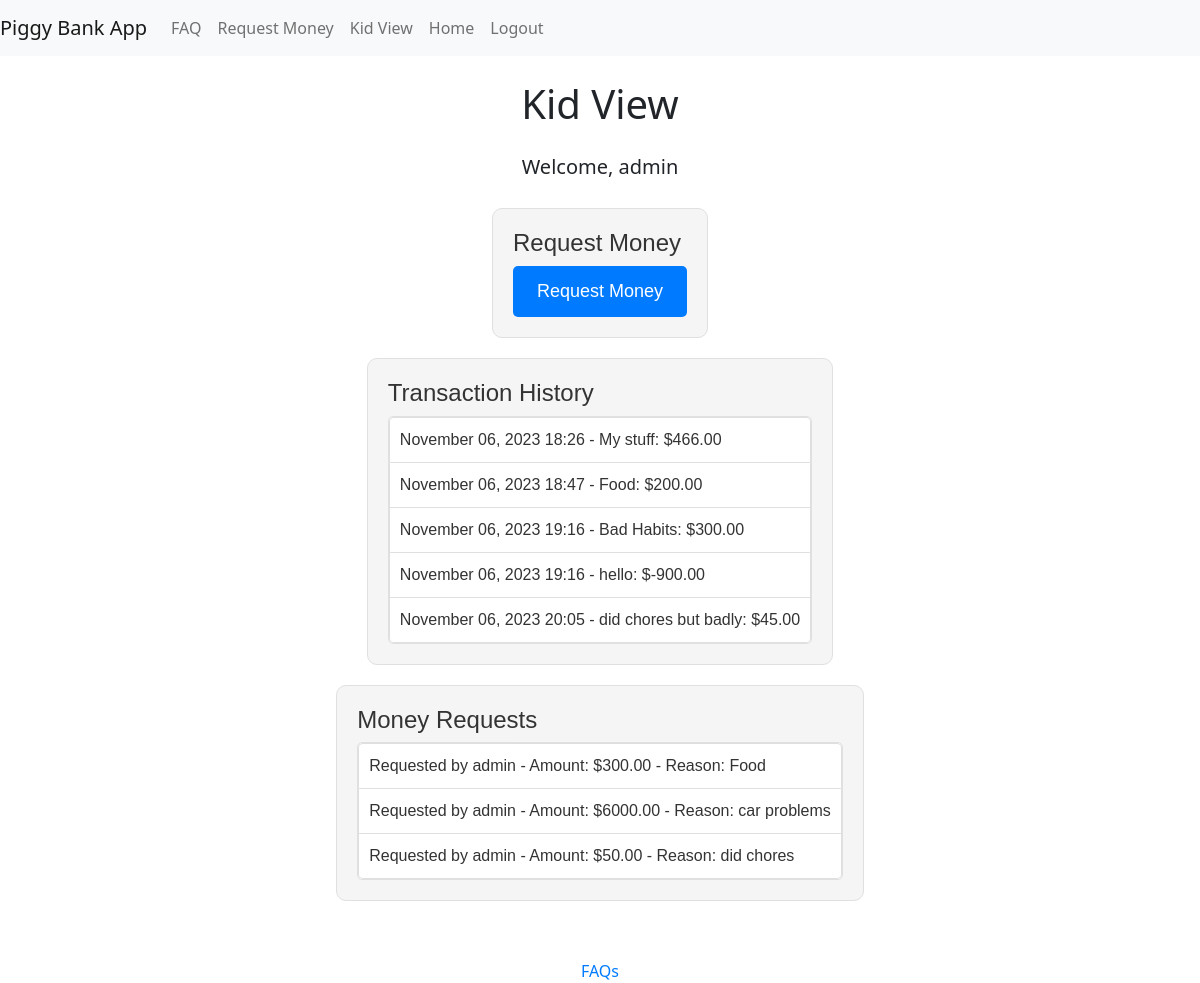
/kid_view/ (signed in), run on the app's committed database.
### transactions/models.py (models this page shows, shortened)
class Transaction(models.Model):
    amount = models.DecimalField(max_digits=15, decimal_places=2)
    reason = models.CharField(max_length=100)
    category = models.CharField(max_length=50, default="Other")
    date = models.DateTimeField(auto_now_add=True)

class MoneyRequest(models.Model):
    requester = models.ForeignKey(User, on_delete=models.CASCADE)
    amount = models.DecimalField(max_digits=10, decimal_places=2)
    reason = models.CharField(max_length=100)
    category = models.CharField(max_length=20)
    status = models.CharField(max_length=20, default='pending')

### transactions/views.py (the view)
# urls.py: path('kid_view/', views.kid_view, name='kid_view'),
@login_required
def kid_view(request):
    if request.user.is_authenticated:
        transactions = Transaction.objects.all()
        money_requests = MoneyRequest.objects.filter(requester=request.user)
    else:
        transactions = []
        money_requests = []
    return render(request, 'transactions/kid_view.html', {'transactions': transactions, 'money_requests': money_requests})

### transactions/templates/transactions/kid_view.html (shortened to what this page needs)
{% extends "transactions/base.html" %}
{% load static %}
{% block content %}
    <div class="text-center mt-4">
        <h1 class="mb-4">Kid View</h1>
        {% if user.is_authenticated %}
            <p class="lead">Welcome, {{ user.username }}</p>
        {% else %}
            <p class="lead">Welcome to the Kid View</p>
        {% endif %}
    </div>
    <div class="kid-view-container">
        {% if user.is_authenticated %}
            <div class="kid-view-section">
                <h2 class="kid-view-heading">Request Money</h2>
                <a href="{% url 'request_money' %}" class="btn kid-view-button">Request Money</a>
            </div>
            <div class="kid-view-section">
                <h2 class="kid-view-heading">Transaction History</h2>
                <ul class="list-group kid-view-list">
                    {% for transaction in transactions %}
                        <li class="list-group-item kid-view-item">
                            {{ transaction.date|date:"F d, Y H:i" }} - {{ transaction.reason }}: ${{ transaction.amount|floatformat:2 }}
                        </li>
                    {% endfor %}
                </ul>
            </div>
            <div class="kid-view-section">
                <h2 class="kid-view-heading">Money Requests</h2>
                <ul class="list-group kid-view-list">
                    {% for money_request in money_requests %}
                        <li class="list-group-item kid-view-item">
                            Requested by {{ money_request.requester.username }} - Amount: ${{ money_request.amount|floatformat:2 }} - Reason: {{ money_request.reason }}
                        </li>
                    {% endfor %}
                </ul>
            </div>
        {% endif %}
    </div>
    <div class="text-center mt-5">
        <a href="{% url 'faq' %}" class="kid-view-link">FAQs</a>
    </div>
</div>
{% endblock %}

### transactions/templates/transactions/base.html (shortened to what this page needs)
<!DOCTYPE html>
<html lang="en">
  <head>
    <link
      rel="stylesheet"
      href="https://cdn.jsdelivr.net/npm/bootstrap@5.0.0/dist/css/bootstrap.min.css"
    />
  </head>
  <body>
    {% include "transactions/navbar.html" %}
    <div class="container">{% block content %} {% endblock %}</div>
  </body>
</html>

### transactions/templates/transactions/navbar.html (shortened to what this page needs)
<nav class="navbar navbar-expand navbar-light bg-light">
    <a class="navbar-brand" href="{% url 'home' %}">Piggy Bank App</a>
    <div class="collapse navbar-collapse" id="navbarNav">
        <ul class="navbar-nav ml-auto">
            <li class="nav-item">
                <a class="nav-link" href="{% url 'faq' %}">FAQ</a>
            </li>
            <li class="nav-item">
                <a class="nav-link" href="{% url 'request_money' %}">Request Money</a>
            </li>
            <li class="nav-item">
                <a class="nav-link" href="{% url 'kid_view' %}">Kid View</a>
            </li>
            {% if user.is_authenticated %}
                <li class="nav-item">
                    <a class="nav-link" href="{% url 'home' %}">Home</a>
                </li>
                <li class="nav-item">
                    <a class="nav-link" href="{% url 'custom_logout' %}">Logout</a>
                </li>
            {% else %}
                <li class="nav-item">
                    <a class="nav-link" href="{% url 'login' %}">Login</a>
                </li>
            {% endif %}
        </ul>
    </div>
</nav>

### transactions/templates/transactions/kid_view.html (style rules this page uses)
.kid-view-container { display: flex; flex-direction: column; align-items: center; font-family: Arial, sans-serif; }
.kid-view-section { background-color: #f5f5f5; border: 1px solid #e0e0e0; padding: 20px; margin: 10px; border-radius: 10px; }
.kid-view-heading { color: #333; font-size: 24px; }
.kid-view-button { background-color: #007bff; color: white; border: none; padding: 12px 24px; border-radius: 5px; text-decoration: none; font-size: 18px; transition: background-color 0.3s; }
.kid-view-list { background-color: #fff; border: 1px solid #e0e0e0; border-radius: 5px; }
.kid-view-item { background-color: #fff; color: #333; font-size: 16px; padding: 10px; border-bottom: 1px solid #e0e0e0; }
.kid-view-link { color: #007bff; text-decoration: none; }

### data on the page
MoneyRequest: requester.username "admin", amount "300.00", reason "Food"
MoneyRequest: requester.username "admin", amount "6000.00", reason "car problems"
MoneyRequest: requester.username "admin", amount "50.00", reason "did chores"

### other printed values
{{ user.username }} "admin"
